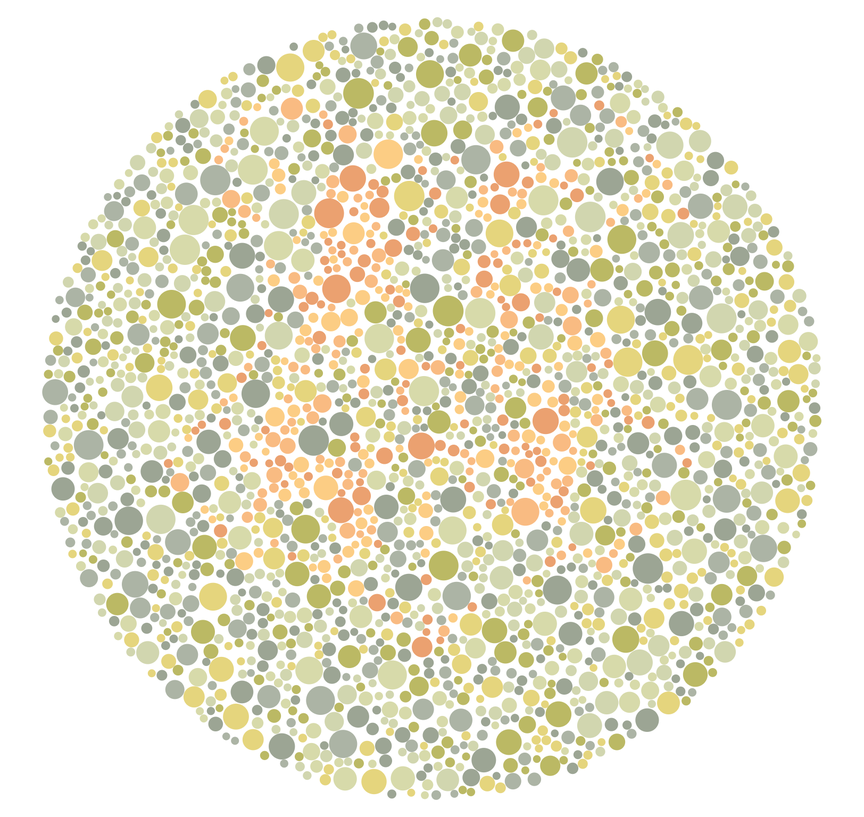
%> input picture Annee_1/Semestre_6/Analyse_de_donnees_et_Calcul_Scientifique/TP1_Analyse_de_Donnees/Quizz_GroupeMN/ishihara-30.png, 864 x 817 px, shrunk from 1624 x 1536 before the run
$ octave Quizz.m   (GNU Octave 9; MATLAB toolbox functions it lacks are replaced by stand-ins)
%> lines starting %> are read from the running program, lines starting %| are printed output that depends on the picture
clear;
close all;

% Lecture et affichage d'une image RVB :
I = imread('Quizz_GroupeMN/ishihara-30.png');
%> I is the input picture: size 817x864x3 uint8; mean R, G, B 232.7, 229.7, 209.2

% Decoupage de l'image en trois canaux et conversion en doubles :
R = double(I(:,:,1));
V = double(I(:,:,2));
B = double(I(:,:,3));
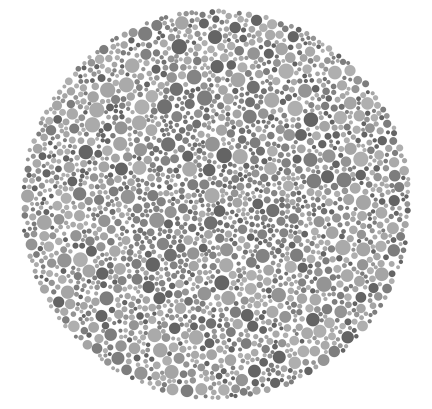
%> B: size 817x864 double (shown at 1/2 size); min 83, max 255, mean 209.2

% Matrice des donnees :
X = [R(:),V(:),B(:)];			% Les trois canaux sont vectorises et concatenes
[l, c] = size(X);

% Centrer la matrice des données :
Xc = X - mean(X,1);

% Matrice de variance/covariance :
Sigma = (1/l) * Xc' * Xc;
%> Sigma = [999.7 890.5 1300.8; 890.5 1006.4 1595.3; 1300.8 1595.3 3037.7]


%# Méthode ACP
% Calcul des valeurs-propres de Sigma
[W,D] = eig(Sigma);
%> W = [0.441 0.803 0.4; -0.857 0.245 0.453; 0.266 -0.543 0.797]; D = [53.23 0 0; 0 392.3 0; 0 0 4598.2]
[D, Indice] = sort(diag(D),'descend');
%> D = [4598.2; 392.3; 53.23]; Indice = [3; 2; 1]
D = D  .* eye(3);
%> D = [4598.2 0 0; 0 392.3 0; 0 0 53.23]
W = W(:,Indice);
%> W = [0.4 0.803 0.441; 0.453 0.245 -0.857; 0.797 -0.543 0.266]

% Calcul de la matrice des composantes principales
C = Xc * W;
C = reshape(C, size(I));
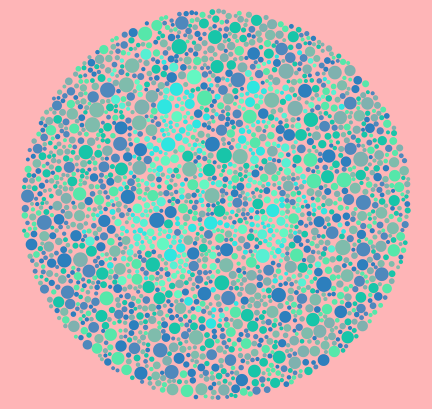
%> C: size 817x864x3 double (shown at 1/2 size); mean R, G, B 0, 0, 0; drawn with min black and max white

%# Corrélation
CR = C(:,:,1);
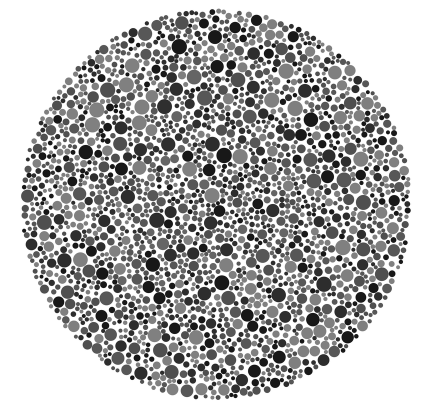
%> CR: size 817x864 double (shown at 1/2 size); min -145, max 56.9, mean 0; drawn with min black and max white
CV = C(:,:,2);
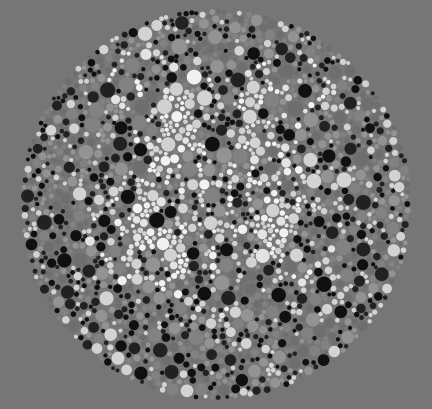
%> CV: size 817x864 double (shown at 1/2 size); min -51.41, max 57.19, mean 0; drawn with min black and max white
CB = C(:,:,3);
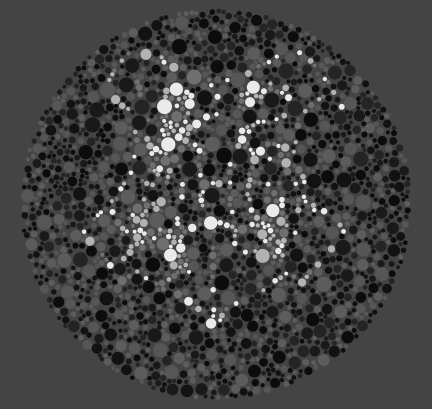
%> CB: size 817x864 double (shown at 1/2 size); min -13.44, max 38.15, mean 0; drawn with min black and max white

% Lecture et affichage d'une image ACP :
figure(3);				% Premiere fenetre d'affichage
subplot(2,2,1);				% La fenetre comporte 2 lignes et 2 colonnes
imagesc(C);
axis off;
axis equal;
title('Image ACP','FontSize',20);


% Affichage du canal R :
colormap gray;				% Pour afficher les images en niveaux de gris
subplot(2,2,2);
imagesc(CR);
axis off;
axis equal;
title('Canal R','FontSize',20);

% Affichage du canal V :
subplot(2,2,3);
imagesc(CV);
axis off;
axis equal;
title('Canal V','FontSize',20);

% Affichage du canal B :
subplot(2,2,4);
imagesc(CB);
axis off;
axis equal;
title('Canal B','FontSize',20);
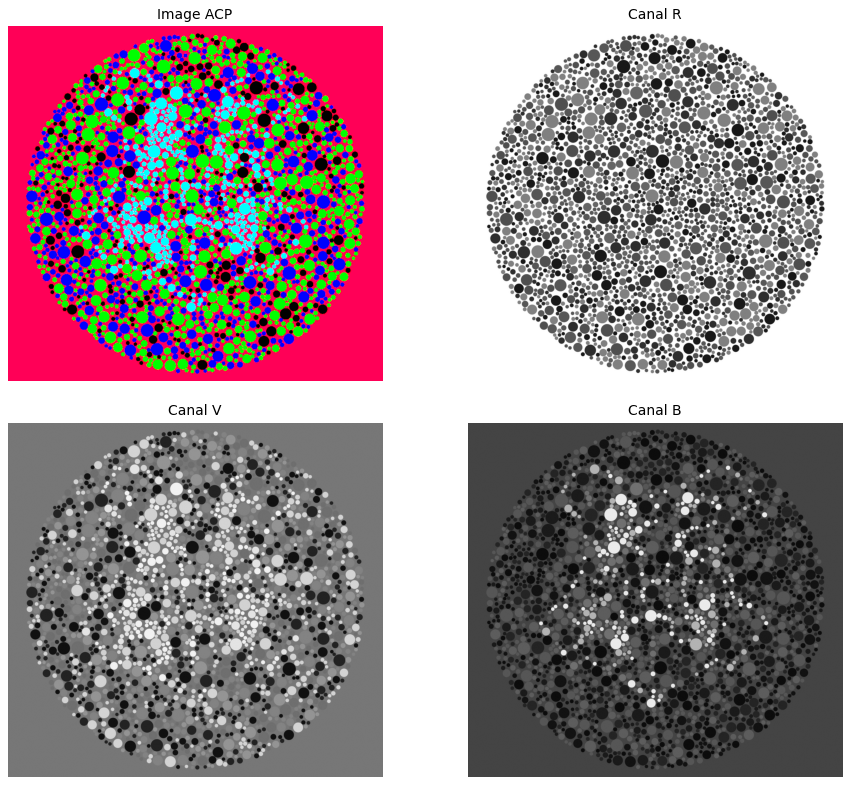
%> figure redrawn from the program's plot data, 4 panels

$ run again, with Annee_1/Semestre_6/Analyse_de_donnees_et_Calcul_Scientifique/TP1_Analyse_de_Donnees/Quizz_GroupeMN/ishihara-21.png copied over Annee_1/Semestre_6/Analyse_de_donnees_et_Calcul_Scientifique/TP1_Analyse_de_Donnees/Quizz_GroupeMN/ishihara-30.png
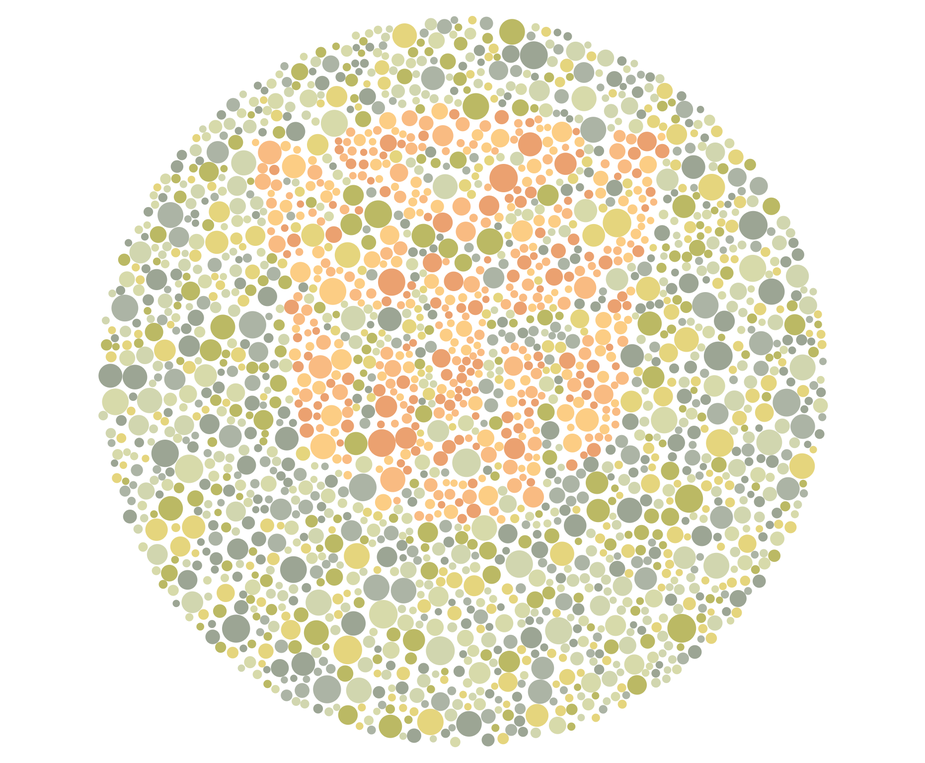
%> input picture Annee_1/Semestre_6/Analyse_de_donnees_et_Calcul_Scientifique/TP1_Analyse_de_Donnees/Quizz_GroupeMN/ishihara-21.png, 925 x 763 px, shrunk from 1862 x 1536 before the run
%> I is the input picture: size 763x925x3 uint8; mean R, G, B 237.1, 233, 214.9
%> `B = double(I(:,:,3));`:
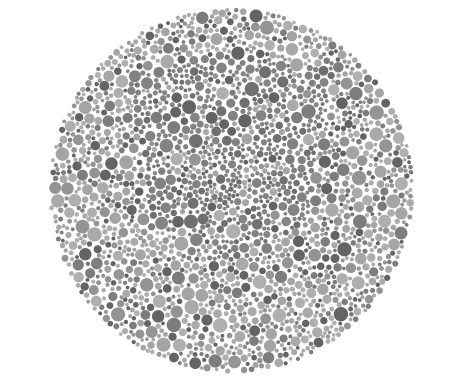
%> B: size 763x925 double (shown at 1/2 size); min 83, max 255, mean 214.9
%> Sigma = [866.3 776.8 1157.1; 776.8 954.4 1548.2; 1157.1 1548.2 2941.3]
%> `[W,D] = eig(Sigma);`: W = [0.389 0.843 0.371; -0.868 0.2 0.455; 0.309 -0.499 0.809]; D = [54.07 0 0; 0 365.8 0; 0 0 4342.1]
%> `[D, Indice] = sort(diag(D),'descend');`: D = [4342.1; 365.8; 54.07]; Indice = [3; 2; 1]
%> `D = D  .* eye(3);`: D = [4342.1 0 0; 0 365.8 0; 0 0 54.07]
%> `W = W(:,Indice);`: W = [0.371 0.843 0.389; 0.455 0.2 -0.868; 0.809 -0.499 0.309]
%> `title('Canal B','FontSize',20);`:
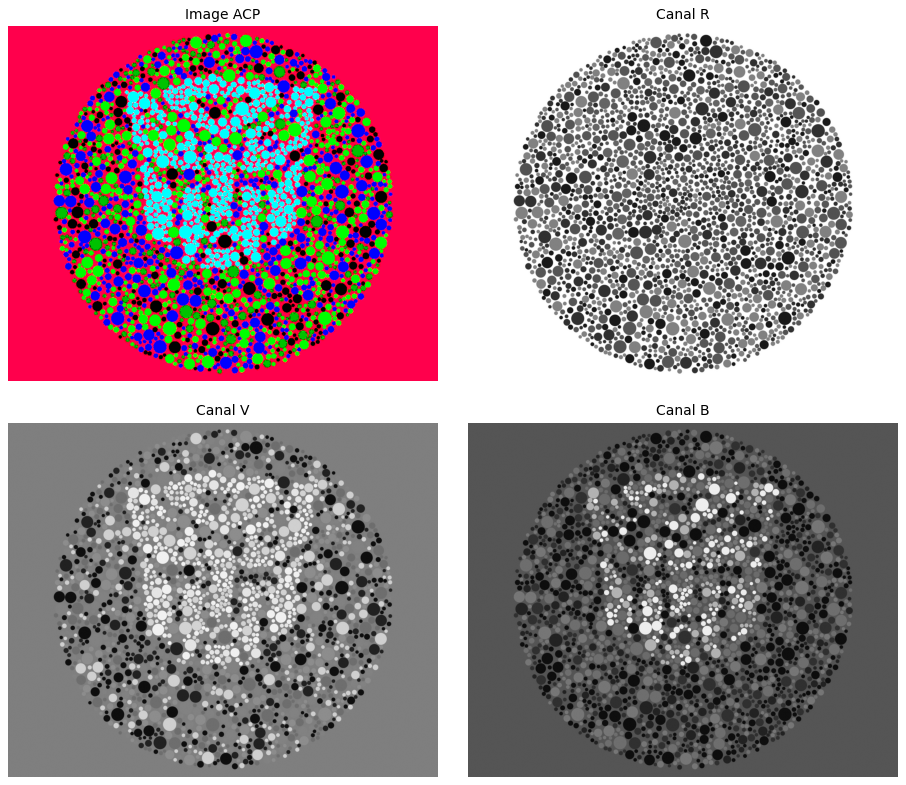
%> figure redrawn from the program's plot data, 4 panels

$ run again, with Annee_1/Semestre_6/Analyse_de_donnees_et_Calcul_Scientifique/TP1_Analyse_de_Donnees/Quizz_GroupeMN/ishihara-22.png copied over Annee_1/Semestre_6/Analyse_de_donnees_et_Calcul_Scientifique/TP1_Analyse_de_Donnees/Quizz_GroupeMN/ishihara-30.png
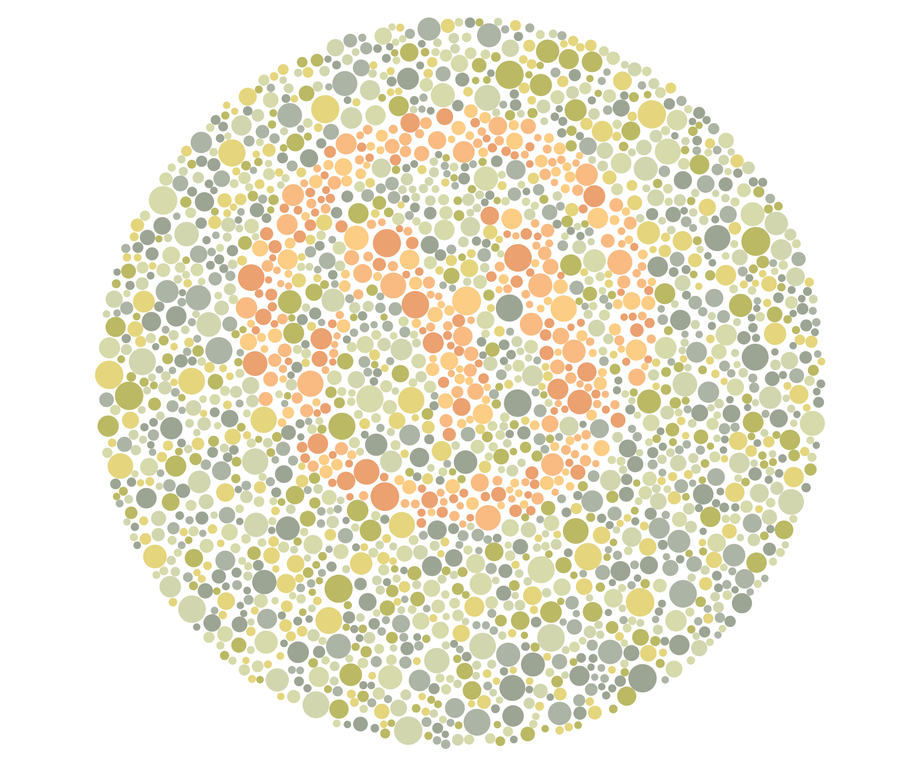
%> input picture Annee_1/Semestre_6/Analyse_de_donnees_et_Calcul_Scientifique/TP1_Analyse_de_Donnees/Quizz_GroupeMN/ishihara-22.png, 923 x 765 px, shrunk from 1854 x 1536 before the run
%> I is the input picture: size 765x923x3 uint8; mean R, G, B 236.3, 232.6, 214.2
%> `B = double(I(:,:,3));`:
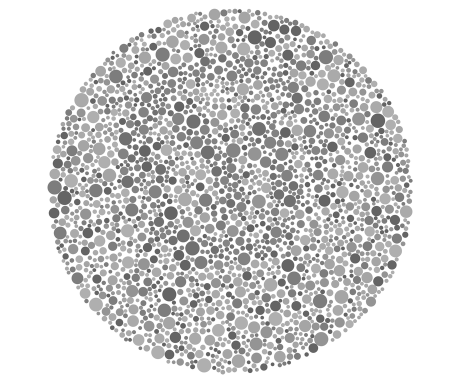
%> B: size 765x923 double (shown at 1/2 size); min 83, max 255, mean 214.2
%> Sigma = [884.9 793.1 1182.3; 793.1 959.9 1548.8; 1182.3 1548.8 2930.7]
%> `[W,D] = eig(Sigma);`: W = [0.394 0.838 0.378; -0.867 0.202 0.455; 0.305 -0.507 0.806]; D = [54.78 0 0; 0 360.5 0; 0 0 4360.2]
%> `[D, Indice] = sort(diag(D),'descend');`: D = [4360.2; 360.5; 54.78]; Indice = [3; 2; 1]
%> `D = D  .* eye(3);`: D = [4360.2 0 0; 0 360.5 0; 0 0 54.78]
%> `W = W(:,Indice);`: W = [0.378 0.838 0.394; 0.455 0.202 -0.867; 0.806 -0.507 0.305]
%> `title('Canal B','FontSize',20);`:
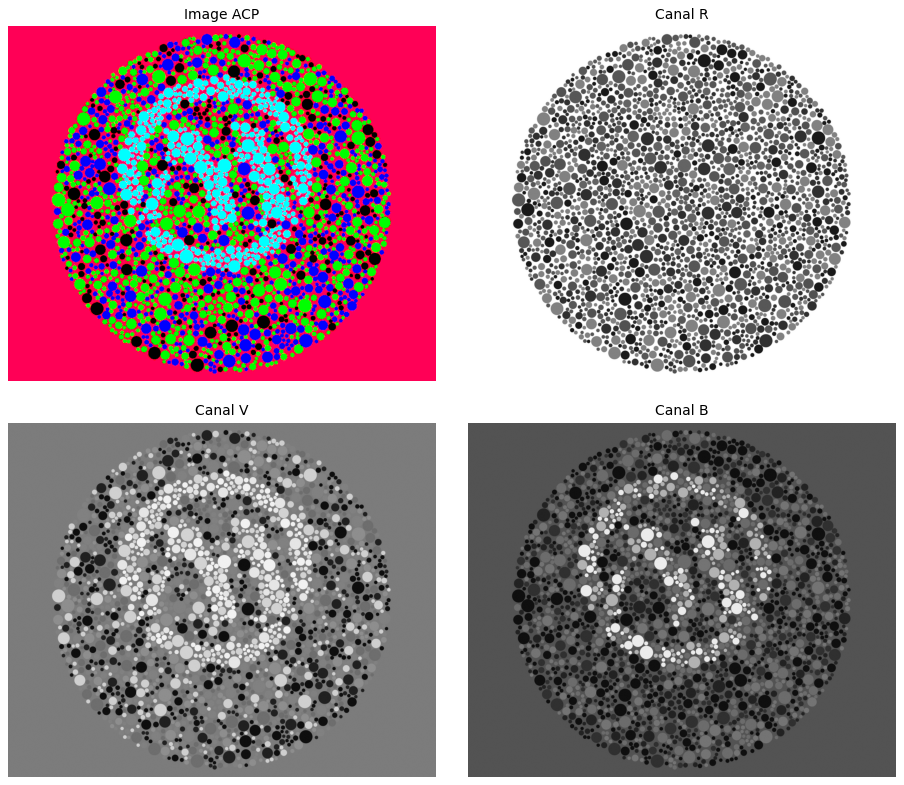
%> figure redrawn from the program's plot data, 4 panels
